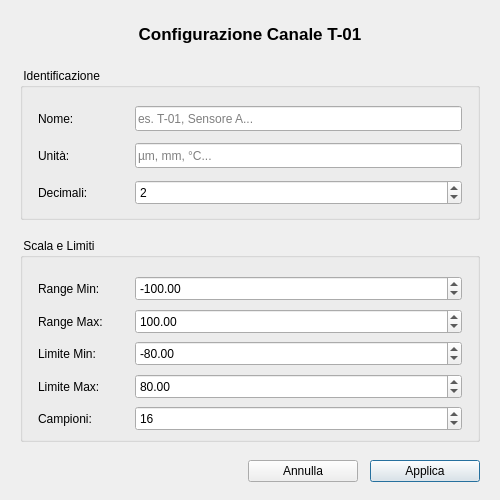
<?xml version="1.0" encoding="UTF-8"?>
<ui version="4.0">
    <class>ChannelConfigDialog</class>
    <widget class="QDialog" name="ChannelConfigDialog">
        <property name="geometry">
            <rect>
                <x>0</x>
                <y>0</y>
                <width>500</width>
                <height>500</height>
            </rect>
        </property>
        <property name="minimumSize">
            <size>
                <width>500</width>
                <height>500</height>
            </size>
        </property>
        <property name="maximumSize">
            <size>
                <width>500</width>
                <height>500</height>
            </size>
        </property>
        <property name="windowTitle">
            <string>Configurazione Canale</string>
        </property>
        <property name="styleSheet">
            <string notr="true"/>
        </property>
        <layout class="QVBoxLayout" name="verticalLayout">
            <property name="spacing">
                <number>18</number>
            </property>
            <property name="leftMargin">
                <number>20</number>
            </property>
            <property name="topMargin">
                <number>18</number>
            </property>
            <property name="rightMargin">
                <number>20</number>
            </property>
            <property name="bottomMargin">
                <number>18</number>
            </property>
            <item>
                <widget class="QLabel" name="labelTitle">
                    <property name="minimumSize">
                        <size>
                            <width>0</width>
                            <height>32</height>
                        </size>
                    </property>
                    <property name="font">
                        <font>
                            <family>Segoe UI</family>
                            <pointsize>13</pointsize>
                            <bold>true</bold>
                        </font>
                    </property>
                    <property name="text">
                        <string>Configurazione Canale T-01</string>
                    </property>
                    <property name="alignment">
                        <set>Qt::AlignCenter</set>
                    </property>
                </widget>
            </item>
            <item>
                <widget class="QGroupBox" name="groupBoxIdentity">
                    <property name="title">
                        <string> Identificazione </string>
                    </property>
                    <layout class="QFormLayout" name="formLayoutIdentity">
                        <property name="labelAlignment">
                            <set>Qt::AlignRight|Qt::AlignTrailing|Qt::AlignVCenter</set>
                        </property>
                        <property name="horizontalSpacing">
                            <number>12</number>
                        </property>
                        <property name="verticalSpacing">
                            <number>12</number>
                        </property>
                        <property name="leftMargin">
                            <number>15</number>
                        </property>
                        <property name="topMargin">
                            <number>18</number>
                        </property>
                        <property name="rightMargin">
                            <number>15</number>
                        </property>
                        <property name="bottomMargin">
                            <number>12</number>
                        </property>
                        <item row="0" column="0">
                            <widget class="QLabel" name="labelName">
                                <property name="minimumSize">
                                    <size>
                                        <width>85</width>
                                        <height>25</height>
                                    </size>
                                </property>
                                <property name="maximumSize">
                                    <size>
                                        <width>16777215</width>
                                        <height>25</height>
                                    </size>
                                </property>
                                <property name="text">
                                    <string>Nome:</string>
                                </property>
                            </widget>
                        </item>
                        <item row="0" column="1">
                            <widget class="QLineEdit" name="lineEditLabel">
                                <property name="minimumSize">
                                    <size>
                                        <width>0</width>
                                        <height>25</height>
                                    </size>
                                </property>
                                <property name="maximumSize">
                                    <size>
                                        <width>16777215</width>
                                        <height>25</height>
                                    </size>
                                </property>
                                <property name="placeholderText">
                                    <string>es. T-01, Sensore A...</string>
                                </property>
                            </widget>
                        </item>
                        <item row="1" column="0">
                            <widget class="QLabel" name="labelUnit">
                                <property name="minimumSize">
                                    <size>
                                        <width>85</width>
                                        <height>25</height>
                                    </size>
                                </property>
                                <property name="maximumSize">
                                    <size>
                                        <width>16777215</width>
                                        <height>25</height>
                                    </size>
                                </property>
                                <property name="text">
                                    <string>Unità:</string>
                                </property>
                            </widget>
                        </item>
                        <item row="1" column="1">
                            <widget class="QLineEdit" name="lineEditUnit">
                                <property name="minimumSize">
                                    <size>
                                        <width>0</width>
                                        <height>25</height>
                                    </size>
                                </property>
                                <property name="maximumSize">
                                    <size>
                                        <width>16777215</width>
                                        <height>25</height>
                                    </size>
                                </property>
                                <property name="placeholderText">
                                    <string>µm, mm, °C...</string>
                                </property>
                            </widget>
                        </item>
                        <item row="2" column="0">
                            <widget class="QLabel" name="labelDecimals">
                                <property name="minimumSize">
                                    <size>
                                        <width>85</width>
                                        <height>25</height>
                                    </size>
                                </property>
                                <property name="maximumSize">
                                    <size>
                                        <width>16777215</width>
                                        <height>25</height>
                                    </size>
                                </property>
                                <property name="text">
                                    <string>Decimali:</string>
                                </property>
                            </widget>
                        </item>
                        <item row="2" column="1">
                            <widget class="QSpinBox" name="spinBoxDecimals">
                                <property name="minimumSize">
                                    <size>
                                        <width>0</width>
                                        <height>20</height>
                                    </size>
                                </property>
                                <property name="maximumSize">
                                    <size>
                                        <width>16777215</width>
                                        <height>30</height>
                                    </size>
                                </property>
                                <property name="minimum">
                                    <number>0</number>
                                </property>
                                <property name="maximum">
                                    <number>4</number>
                                </property>
                                <property name="value">
                                    <number>2</number>
                                </property>
                            </widget>
                        </item>
                    </layout>
                </widget>
            </item>
            <item>
                <widget class="QGroupBox" name="groupBoxRange">
                    <property name="title">
                        <string> Scala e Limiti </string>
                    </property>
                    <layout class="QFormLayout" name="formLayoutRange">
                        <property name="labelAlignment">
                            <set>Qt::AlignRight|Qt::AlignTrailing|Qt::AlignVCenter</set>
                        </property>
                        <property name="horizontalSpacing">
                            <number>12</number>
                        </property>
                        <property name="verticalSpacing">
                            <number>12</number>
                        </property>
                        <property name="leftMargin">
                            <number>15</number>
                        </property>
                        <property name="topMargin">
                            <number>18</number>
                        </property>
                        <property name="rightMargin">
                            <number>15</number>
                        </property>
                        <property name="bottomMargin">
                            <number>12</number>
                        </property>
                        <item row="0" column="0">
                            <widget class="QLabel" name="labelMinRange">
                                <property name="sizePolicy">
                                    <sizepolicy hsizetype="Preferred" vsizetype="Preferred">
                                        <horstretch>0</horstretch>
                                        <verstretch>20</verstretch>
                                    </sizepolicy>
                                </property>
                                <property name="minimumSize">
                                    <size>
                                        <width>85</width>
                                        <height>25</height>
                                    </size>
                                </property>
                                <property name="maximumSize">
                                    <size>
                                        <width>16777215</width>
                                        <height>25</height>
                                    </size>
                                </property>
                                <property name="text">
                                    <string>Range Min:</string>
                                </property>
                            </widget>
                        </item>
                        <item row="0" column="1">
                            <widget class="QDoubleSpinBox" name="doubleSpinBoxMinRange">
                                <property name="sizePolicy">
                                    <sizepolicy hsizetype="Minimum" vsizetype="Fixed">
                                        <horstretch>0</horstretch>
                                        <verstretch>20</verstretch>
                                    </sizepolicy>
                                </property>
                                <property name="minimumSize">
                                    <size>
                                        <width>0</width>
                                        <height>25</height>
                                    </size>
                                </property>
                                <property name="maximumSize">
                                    <size>
                                        <width>16777215</width>
                                        <height>25</height>
                                    </size>
                                </property>
                                <property name="minimum">
                                    <double>-999999.000000000000000</double>
                                </property>
                                <property name="maximum">
                                    <double>999999.000000000000000</double>
                                </property>
                                <property name="value">
                                    <double>-100.000000000000000</double>
                                </property>
                            </widget>
                        </item>
                        <item row="1" column="0">
                            <widget class="QLabel" name="labelMaxRange">
                                <property name="sizePolicy">
                                    <sizepolicy hsizetype="Preferred" vsizetype="Preferred">
                                        <horstretch>0</horstretch>
                                        <verstretch>20</verstretch>
                                    </sizepolicy>
                                </property>
                                <property name="minimumSize">
                                    <size>
                                        <width>85</width>
                                        <height>25</height>
                                    </size>
                                </property>
                                <property name="maximumSize">
                                    <size>
                                        <width>16777215</width>
                                        <height>25</height>
                                    </size>
                                </property>
                                <property name="text">
                                    <string>Range Max:</string>
                                </property>
                            </widget>
                        </item>
                        <item row="1" column="1">
                            <widget class="QDoubleSpinBox" name="doubleSpinBoxMaxRange">
                                <property name="sizePolicy">
                                    <sizepolicy hsizetype="Minimum" vsizetype="Fixed">
                                        <horstretch>0</horstretch>
                                        <verstretch>20</verstretch>
                                    </sizepolicy>
                                </property>
                                <property name="minimumSize">
                                    <size>
                                        <width>0</width>
                                        <height>25</height>
                                    </size>
                                </property>
                                <property name="maximumSize">
                                    <size>
                                        <width>16777215</width>
                                        <height>25</height>
                                    </size>
                                </property>
                                <property name="minimum">
                                    <double>-999999.000000000000000</double>
                                </property>
                                <property name="maximum">
                                    <double>999999.000000000000000</double>
                                </property>
                                <property name="value">
                                    <double>100.000000000000000</double>
                                </property>
                            </widget>
                        </item>
                        <item row="2" column="0">
                            <widget class="QLabel" name="labelMinLimit">
                                <property name="sizePolicy">
                                    <sizepolicy hsizetype="Preferred" vsizetype="Preferred">
                                        <horstretch>0</horstretch>
                                        <verstretch>20</verstretch>
                                    </sizepolicy>
                                </property>
                                <property name="minimumSize">
                                    <size>
                                        <width>85</width>
                                        <height>25</height>
                                    </size>
                                </property>
                                <property name="maximumSize">
                                    <size>
                                        <width>16777215</width>
                                        <height>25</height>
                                    </size>
                                </property>
                                <property name="text">
                                    <string>Limite Min:</string>
                                </property>
                            </widget>
                        </item>
                        <item row="2" column="1">
                            <widget class="QDoubleSpinBox" name="doubleSpinBoxMinLimit">
                                <property name="sizePolicy">
                                    <sizepolicy hsizetype="Minimum" vsizetype="Fixed">
                                        <horstretch>0</horstretch>
                                        <verstretch>20</verstretch>
                                    </sizepolicy>
                                </property>
                                <property name="minimumSize">
                                    <size>
                                        <width>0</width>
                                        <height>25</height>
                                    </size>
                                </property>
                                <property name="maximumSize">
                                    <size>
                                        <width>16777215</width>
                                        <height>25</height>
                                    </size>
                                </property>
                                <property name="minimum">
                                    <double>-999999.000000000000000</double>
                                </property>
                                <property name="maximum">
                                    <double>999999.000000000000000</double>
                                </property>
                                <property name="value">
                                    <double>-80.000000000000000</double>
                                </property>
                            </widget>
                        </item>
                        <item row="3" column="0">
                            <widget class="QLabel" name="labelMaxLimit">
                                <property name="sizePolicy">
                                    <sizepolicy hsizetype="Preferred" vsizetype="Preferred">
                                        <horstretch>0</horstretch>
                                        <verstretch>20</verstretch>
                                    </sizepolicy>
                                </property>
                                <property name="minimumSize">
                                    <size>
                                        <width>85</width>
                                        <height>25</height>
                                    </size>
                                </property>
                                <property name="maximumSize">
                                    <size>
                                        <width>16777215</width>
                                        <height>25</height>
                                    </size>
                                </property>
                                <property name="text">
                                    <string>Limite Max:</string>
                                </property>
                            </widget>
                        </item>
                        <item row="3" column="1">
                            <widget class="QDoubleSpinBox" name="doubleSpinBoxMaxLimit">
                                <property name="sizePolicy">
                                    <sizepolicy hsizetype="Minimum" vsizetype="Fixed">
                                        <horstretch>0</horstretch>
                                        <verstretch>20</verstretch>
                                    </sizepolicy>
                                </property>
                                <property name="minimumSize">
                                    <size>
                                        <width>0</width>
                                        <height>25</height>
                                    </size>
                                </property>
                                <property name="maximumSize">
                                    <size>
                                        <width>16777215</width>
                                        <height>25</height>
                                    </size>
                                </property>
                                <property name="minimum">
                                    <double>-999999.000000000000000</double>
                                </property>
                                <property name="maximum">
                                    <double>999999.000000000000000</double>
                                </property>
                                <property name="value">
                                    <double>80.000000000000000</double>
                                </property>
                            </widget>
                        </item>
                        <item row="4" column="0">
                            <widget class="QLabel" name="labelNumSamples">
                                <property name="sizePolicy">
                                    <sizepolicy hsizetype="Preferred" vsizetype="Preferred">
                                        <horstretch>0</horstretch>
                                        <verstretch>20</verstretch>
                                    </sizepolicy>
                                </property>
                                <property name="minimumSize">
                                    <size>
                                        <width>85</width>
                                        <height>25</height>
                                    </size>
                                </property>
                                <property name="maximumSize">
                                    <size>
                                        <width>16777215</width>
                                        <height>25</height>
                                    </size>
                                </property>
                                <property name="text">
                                    <string>Campioni:</string>
                                </property>
                            </widget>
                        </item>
                        <item row="4" column="1">
                            <widget class="QSpinBox" name="spinBoxNumSamples">
                                <property name="sizePolicy">
                                    <sizepolicy hsizetype="Minimum" vsizetype="Fixed">
                                        <horstretch>0</horstretch>
                                        <verstretch>20</verstretch>
                                    </sizepolicy>
                                </property>
                                <property name="minimumSize">
                                    <size>
                                        <width>0</width>
                                        <height>25</height>
                                    </size>
                                </property>
                                <property name="maximumSize">
                                    <size>
                                        <width>16777215</width>
                                        <height>25</height>
                                    </size>
                                </property>
                                <property name="minimum">
                                    <number>1</number>
                                </property>
                                <property name="maximum">
                                    <number>256</number>
                                </property>
                                <property name="value">
                                    <number>16</number>
                                </property>
                            </widget>
                        </item>
                    </layout>
                </widget>
            </item>
            <item>
                <spacer name="verticalSpacer">
                    <property name="orientation">
                        <enum>Qt::Vertical</enum>
                    </property>
                    <property name="sizeHint" stdset="0">
                        <size>
                            <width>20</width>
                            <height>10</height>
                        </size>
                    </property>
                </spacer>
            </item>
            <item>
                <layout class="QHBoxLayout" name="horizontalLayoutButtons">
                    <property name="spacing">
                        <number>12</number>
                    </property>
                    <item>
                        <spacer name="horizontalSpacer">
                            <property name="orientation">
                                <enum>Qt::Horizontal</enum>
                            </property>
                            <property name="sizeHint" stdset="0">
                                <size>
                                    <width>40</width>
                                    <height>20</height>
                                </size>
                            </property>
                        </spacer>
                    </item>
                    <item>
                        <widget class="QPushButton" name="pushButtonCancel">
                            <property name="minimumSize">
                                <size>
                                    <width>110</width>
                                    <height>0</height>
                                </size>
                            </property>
                            <property name="text">
                                <string>Annulla</string>
                            </property>
                        </widget>
                    </item>
                    <item>
                        <widget class="QPushButton" name="pushButtonOK">
                            <property name="minimumSize">
                                <size>
                                    <width>110</width>
                                    <height>0</height>
                                </size>
                            </property>
                            <property name="text">
                                <string>Applica</string>
                            </property>
                            <property name="default">
                                <bool>true</bool>
                            </property>
                        </widget>
                    </item>
                </layout>
            </item>
        </layout>
    </widget>
    <resources/>
    <connections/>
</ui>
